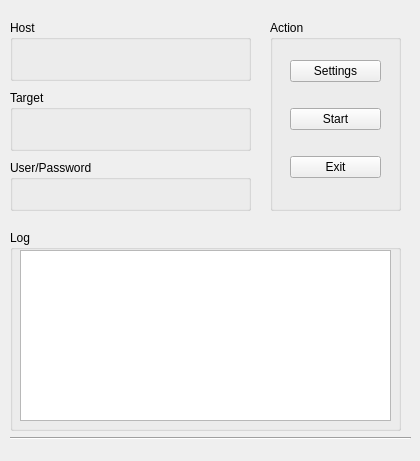
<?xml version="1.0" encoding="UTF-8"?>
<ui version="4.0">
 <class>MainWindow</class>
 <widget class="QMainWindow" name="MainWindow">
  <property name="geometry">
   <rect>
    <x>0</x>
    <y>0</y>
    <width>420</width>
    <height>461</height>
   </rect>
  </property>
  <property name="minimumSize">
   <size>
    <width>420</width>
    <height>461</height>
   </size>
  </property>
  <property name="maximumSize">
   <size>
    <width>420</width>
    <height>461</height>
   </size>
  </property>
  <property name="windowTitle">
   <string>On/Off Test Target Tool</string>
  </property>
  <widget class="QWidget" name="centralwidget">
   <widget class="QGroupBox" name="groupBox">
    <property name="geometry">
     <rect>
      <x>10</x>
      <y>20</y>
      <width>241</width>
      <height>61</height>
     </rect>
    </property>
    <property name="title">
     <string>Host</string>
    </property>
   </widget>
   <widget class="QGroupBox" name="groupBox_at">
    <property name="geometry">
     <rect>
      <x>270</x>
      <y>20</y>
      <width>131</width>
      <height>191</height>
     </rect>
    </property>
    <property name="title">
     <string>Action</string>
    </property>
    <widget class="QWidget" name="verticalLayoutWidget">
     <property name="geometry">
      <rect>
       <x>20</x>
       <y>20</y>
       <width>91</width>
       <height>161</height>
      </rect>
     </property>
     <layout class="QVBoxLayout" name="verticalLayout">
      <item>
       <widget class="QPushButton" name="pushButton_set">
        <property name="text">
         <string>Settings</string>
        </property>
       </widget>
      </item>
      <item>
       <widget class="QPushButton" name="pushButton_start">
        <property name="enabled">
         <bool>true</bool>
        </property>
        <property name="text">
         <string>Start</string>
        </property>
       </widget>
      </item>
      <item>
       <widget class="QPushButton" name="pushButton_exit">
        <property name="text">
         <string>Exit</string>
        </property>
       </widget>
      </item>
     </layout>
    </widget>
   </widget>
   <widget class="QGroupBox" name="groupBox_lg">
    <property name="geometry">
     <rect>
      <x>10</x>
      <y>230</y>
      <width>391</width>
      <height>201</height>
     </rect>
    </property>
    <property name="title">
     <string>Log</string>
    </property>
    <widget class="QTextEdit" name="textEdit_lg">
     <property name="geometry">
      <rect>
       <x>10</x>
       <y>20</y>
       <width>371</width>
       <height>171</height>
      </rect>
     </property>
     <property name="readOnly">
      <bool>true</bool>
     </property>
    </widget>
   </widget>
   <widget class="Line" name="line">
    <property name="geometry">
     <rect>
      <x>10</x>
      <y>430</y>
      <width>401</width>
      <height>16</height>
     </rect>
    </property>
    <property name="orientation">
     <enum>Qt::Horizontal</enum>
    </property>
   </widget>
   <widget class="QGroupBox" name="groupBox_2">
    <property name="geometry">
     <rect>
      <x>10</x>
      <y>160</y>
      <width>241</width>
      <height>51</height>
     </rect>
    </property>
    <property name="title">
     <string>User/Password</string>
    </property>
   </widget>
   <widget class="QGroupBox" name="groupBox_4">
    <property name="geometry">
     <rect>
      <x>10</x>
      <y>90</y>
      <width>241</width>
      <height>61</height>
     </rect>
    </property>
    <property name="title">
     <string>Target</string>
    </property>
   </widget>
  </widget>
 </widget>
 <resources/>
 <connections/>
</ui>
